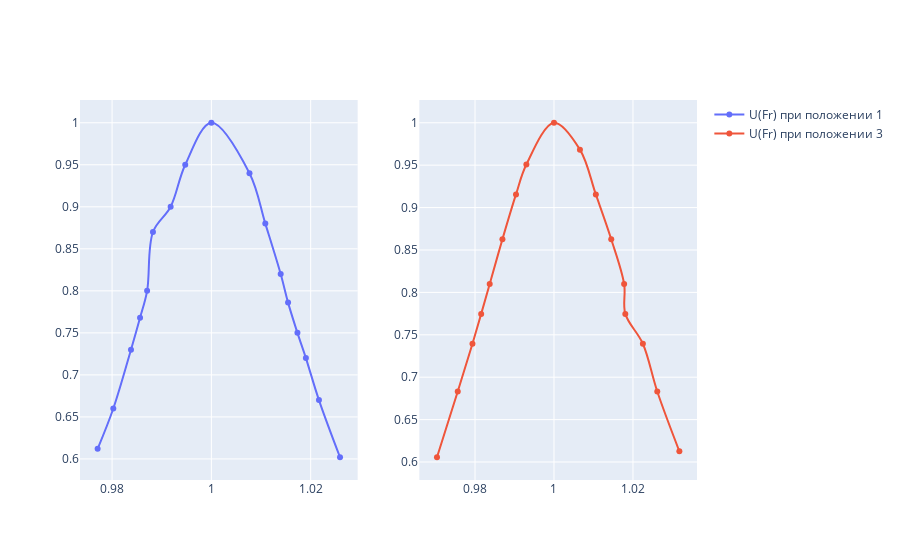

Notebook source saved alongside this figure:
### Code cell
fig2 = make_subplots(rows=1,cols=2)
fig2.add_trace(go.Scatter(x = afc_data.fn_1/scheme_char.fn[0],
                          y=afc_data.un_1/scheme_char.un_mV[0],
                         mode='lines+markers',
                         name='U(Fr) при положении 1',
                         line_shape='spline')
              ,row = 1,col = 1)
fig2.add_trace(go.Scatter(x = afc_data.fn_3/scheme_char.fn[2],
                          y = afc_data.un_3/scheme_char.un_mV[2],
                         mode='lines+markers',
                         name='U(Fr) при положении 3',
                         line_shape='spline')
              ,row = 1,col = 2)

### Figure 1 — Plotly figure (JSON) as saved in the notebook; plotly's stock layout.template omitted (floating-point values rounded to 4 significant figures)
{"data": [{"line": {"shape": "spline"}, "mode": "lines+markers", "name": "U(Fr) при положении 1", "type": "scatter", "x": [0.9771, 0.9802, 0.9838, 0.9856, 0.9871, 0.9882, 0.9918, 0.9947, 1, 1.008, 1.011, 1.014, 1.015, 1.017, 1.019, 1.022, 1.026], "xaxis": "x", "y": [0.612, 0.66, 0.73, 0.768, 0.8, 0.87, 0.9, 0.95, 1, 0.94, 0.88, 0.82, 0.786, 0.75, 0.72, 0.67, 0.602], "yaxis": "y"}, {"line": {"shape": "spline"}, "mode": "lines+markers", "name": "U(Fr) при положении 3", "type": "scatter", "x": [1.032, 1.026, 1.023, 1.018, 1.018, 1.014, 1.011, 1.007, 1, 0.993, 0.9904, 0.9869, 0.9837, 0.9816, 0.9794, 0.9756, 0.9704], "xaxis": "x2", "y": [0.6127, 0.6831, 0.7394, 0.7746, 0.8099, 0.8627, 0.9155, 0.9683, 1, 0.9507, 0.9155, 0.8627, 0.8099, 0.7746, 0.7394, 0.6831, 0.6056], "yaxis": "y2"}], "layout": {"xaxis": {"anchor": "y", "domain": [0, 0.45]}, "xaxis2": {"anchor": "y2", "domain": [0.55, 1]}, "yaxis": {"anchor": "x", "domain": [0, 1]}, "yaxis2": {"anchor": "x2", "domain": [0, 1]}}}
